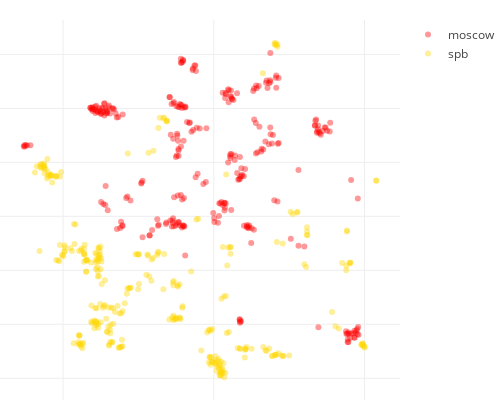

Here is the notebook cell this chart was saved with:
### Code cell
def locations_scatter_plot(locs_x, locs_y, 
                           opposite_locs_x,opposite_locs_y,
                          locs_labels, opposite_locs_labels):
    MARKER_OPACITY = 0.4
    PLOT_HEIGHT = 400
    PLOT_WIDTH = 500
    TARGET_COLOR = 'red'
    OPPOSITE_COLOR = 'gold'
    MARGIN = dict(l=0, r=30, b=0, t=20)
    
    
    def create_scatter(x, y, colors, labels, name):
        return go.Scatter(x=x, y=y,
                          mode='markers',
                          hoverinfo='text', 
                          text=labels, name=name,
                          marker=dict(opacity=MARKER_OPACITY, 
                                       color=colors))
    
    data = [create_scatter(locs_x, locs_y, TARGET_COLOR, 
                           locs_labels, CITY),
            create_scatter(opposite_locs_x, opposite_locs_y, 
                           OPPOSITE_COLOR, opposite_locs_labels, 
                           opposite_city)]

    axis_style = dict(showticklabels=False, zeroline=False)
    layout = go.Layout(height=PLOT_HEIGHT, width=PLOT_WIDTH,
                        margin=MARGIN, hovermode='closest',
                        xaxis=axis_style, yaxis=axis_style)

    fig = go.Figure(data=data, layout=layout)

    py.iplot(fig, show_link=False)


locations_scatter_plot(np.array(visual_data[0])[indexes_target],
                       np.array(visual_data[1])[indexes_target], 
                       np.array(visual_data[0])[indexes_opposite],
                       np.array(visual_data[1])[indexes_opposite],
                       labels[indexes_target], labels[indexes_opposite])

### Figure 1 — Plotly figure (JSON) as saved in the notebook; plotly's stock layout.template omitted (floating-point values rounded to 4 significant figures; data arrays with more than 128 entries replaced by an {"elided": "..."} marker saying what was removed)
{"data": [{"hoverinfo": "text", "marker": {"color": "red", "opacity": 0.4}, "mode": "markers", "name": "moscow", "text": {"elided": "283 str values"}, "type": "scatter", "uid": "7defb806-2728-11e9-acb0-3c15c2cf2370", "x": {"elided": "283 float values"}, "y": {"elided": "283 float values"}}, {"hoverinfo": "text", "marker": {"color": "gold", "opacity": 0.4}, "mode": "markers", "name": "spb", "text": {"elided": "314 str values"}, "type": "scatter", "uid": "7defb9f8-2728-11e9-9f99-3c15c2cf2370", "x": {"elided": "314 float values"}, "y": {"elided": "314 float values"}}], "layout": {"height": 400, "hovermode": "closest", "margin": {"b": 0, "l": 0, "r": 30, "t": 20}, "width": 500, "xaxis": {"showticklabels": false, "zeroline": false}, "yaxis": {"showticklabels": false, "zeroline": false}}}
